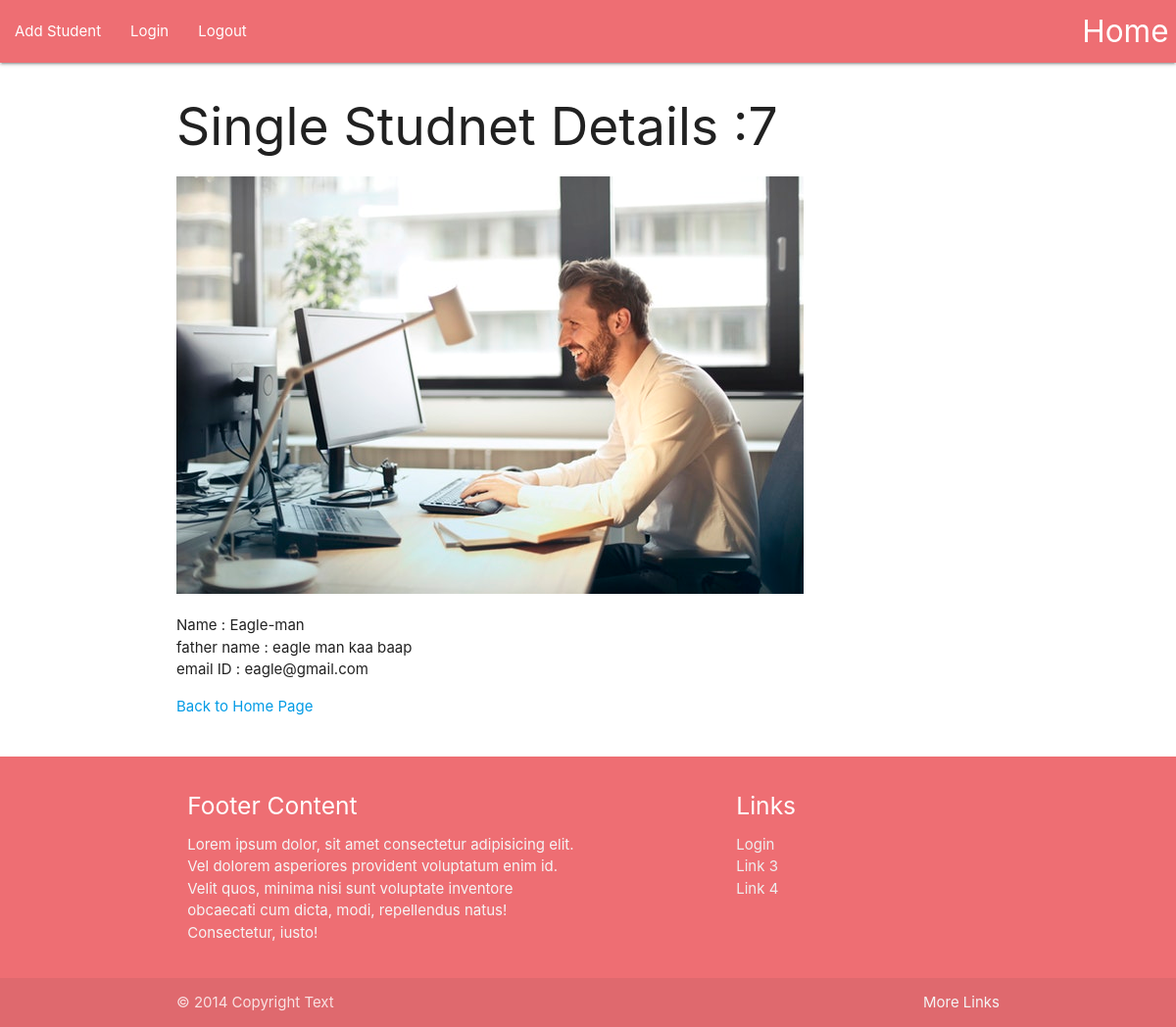
/7, run on the app's committed database.
### sitaji/models.py (models this page shows, shortened)
class student(models.Model):
    name = models.CharField(max_length=50)
    fname = models.CharField(max_length = 50)
    email = models.CharField(max_length= 100)
    intro = models.TextField(default="")
    image = models.FileField()

### sitaji/views.py (the view)
# urls.py: path('<int:pk>', views.detailView.as_view(), name ="detail"),
class detailView(generic.DetailView):
	model = student
	template_name = 'sitaji/detail.html'

### sitaji/templates/sitaji/detail.html (shortened to what this page needs)
{% extends 'sitaji/base.html' %}
{% block body %}
<div class="container">
	<h2>Single Studnet Details :{{student.id}}</h2>
	<img src="{{student.image.url}}" alt="">
	<p>
		Name : {{student.name}} <br>
		father name : {{student.fname}} <br/>
		email ID  : {{student.email}}
	</p>
	<a href="{% url 'sitaji:index' %}">Back to Home Page</a>
</div>
{% endblock %}

### data on the page
student: id "7", image (picture), name "Eagle-man", fname "eagle man kaa baap", email "eagle@gmail.com"
